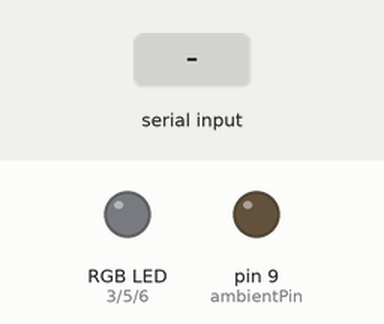
Recording of a sketch running on a simulated Arduino Uno, built with avr-gcc and run on an emulated ATmega328P. Parts: an RGB LED mixed from three pins (HIGH = lit), output pins drawn as LEDs (lit = HIGH). The inputs (shaded band) are chosen by the test bench. Dim RGB values are drawn brighter than linear.

Above: at 1.2 s.
1.3 s: "90,45\n" received over Serial
At 1.7 s:
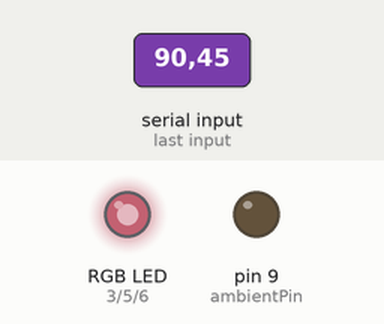
2.8 s: "30,150\n" received over Serial
At 4.0 s:
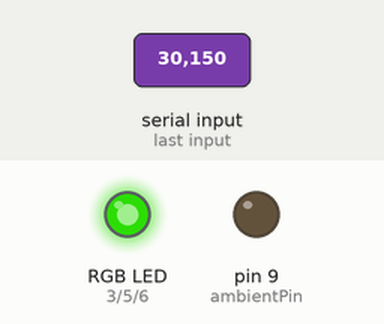
4.3 s: "5\n" received over Serial
At 5.1 s:
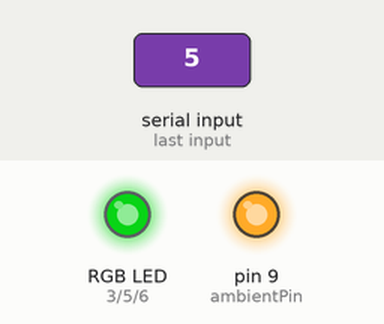
5.8 s: "90\n" received over Serial
At 6.2 s:
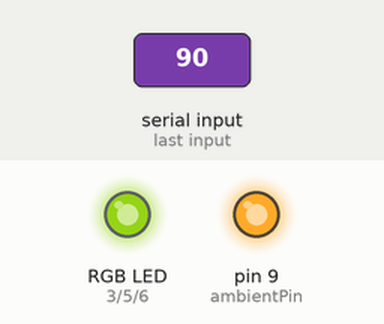
7.3 s: "200\n" received over Serial
At 8.5 s:
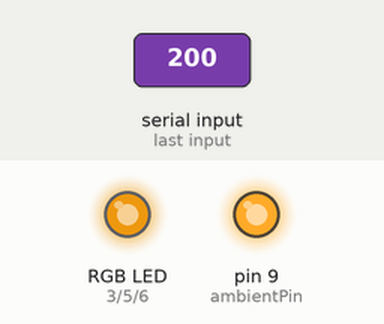
8.8 s: "90,45,200,10\n" received over Serial
At 10.1 s:
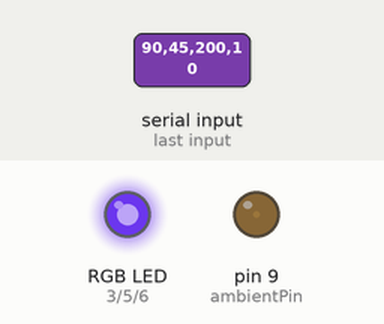
Timing chart, 0 to 11.3 s (numbered marks = the images above; inputs shaded):
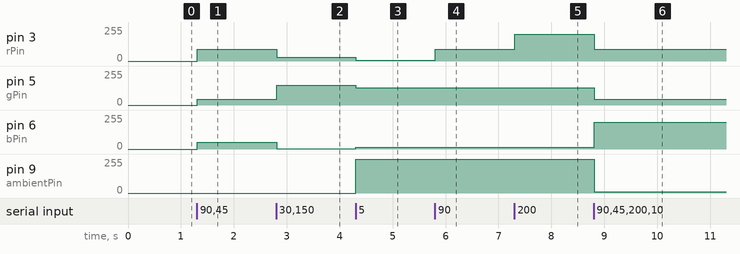

Measured:
- after the input at 1.3 s, pin 3 (rPin): 0/255 → 90/255 at once; pin 5 (gPin): 0/255 → 45/255 at once; pin 6 (bPin): 0/255 → 52/255 at once
- after the input at 2.8 s, pin 3 (rPin): 90/255 → 30/255 at once; pin 5 (gPin): 45/255 → 150/255 at once; pin 6 (bPin): 52/255 → 3/255 at once
- after the input at 4.3 s, pin 3 (rPin): 30/255 → 5/255 at once; pin 5 (gPin): 150/255 → 128/255 at once; pin 6 (bPin): 3/255 → 13/255 at once; pin 9 (ambientPin): 0/255 → 255/255 at once
- after the input at 5.8 s, pin 3 (rPin): 5/255 → 90/255 at once
- after the input at 7.3 s, pin 3 (rPin): 90/255 → 200/255 at once
- after the input at 8.8 s, pin 3 (rPin): 200/255 → 90/255 at once; pin 5 (gPin): 128/255 → 45/255 at once; pin 6 (bPin): 13/255 → 200/255 at once; pin 9 (ambientPin): 255/255 → 10/255 at once

The sketch:

arduino_file_2.ino
```cpp
int rPin = 3;
int gPin = 5;
int bPin = 6;
int ambientPin = 9;

String data = "";

void setup() {
  Serial.begin(9600);

  pinMode(rPin, OUTPUT);
  pinMode(gPin, OUTPUT);
  pinMode(bPin, OUTPUT);
  pinMode(ambientPin, OUTPUT);
}

void loop() {
  if (Serial.available()) {
    data = Serial.readStringUntil('\n');

    int r, g, b, ambient;

    sscanf(data.c_str(), "%d,%d,%d,%d", &r, &g, &b, &ambient);

    analogWrite(rPin, r);
    analogWrite(gPin, g);
    analogWrite(bPin, b);
    analogWrite(ambientPin, ambient);
  }
}
```
